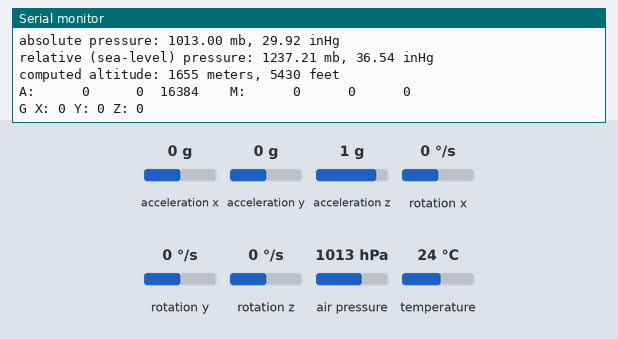
Bench run of a sketch on a simulated Arduino Uno, built with avr-gcc and run on an emulated ATmega328P. Shown: the last lines printed to the serial monitor. Inputs (shaded band) come from the test bench; at power-on: acceleration x 0 g, acceleration y 0 g, acceleration z 1 g, rotation x 0 °/s, rotation y 0 °/s, rotation z 0 °/s, air pressure 1013 hPa, temperature 24 °C.

Above: at 1.2 s.
1.3 s: acceleration x set to -1.4 g
At 2.3 s:
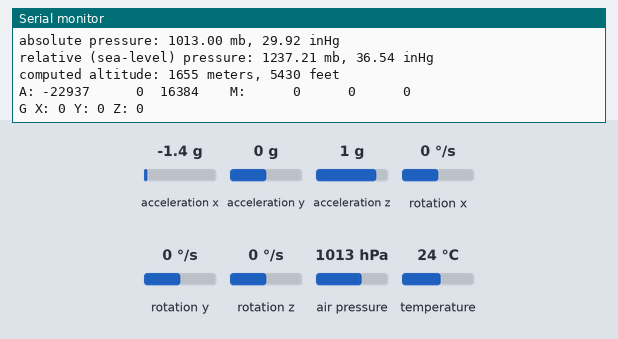
4.2 s: acceleration y set to -1.4 g
At 6.0 s:
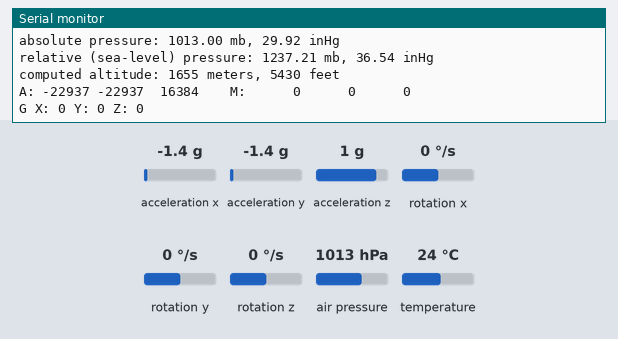
7.9 s: acceleration z set to -1.4 g
At 9.8 s:
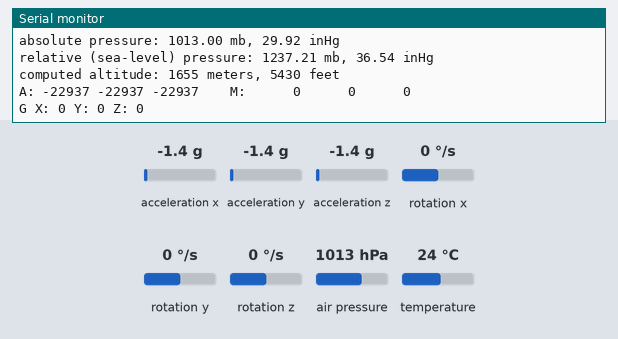
11.6 s: rotation x set to -192 °/s
At 13.3 s:
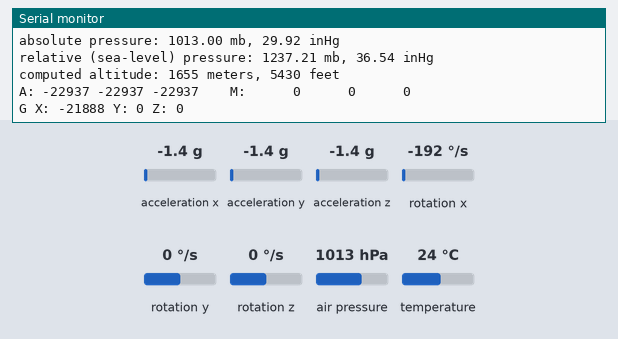
16.1 s: acceleration x set to 0 g
At 17.2 s:
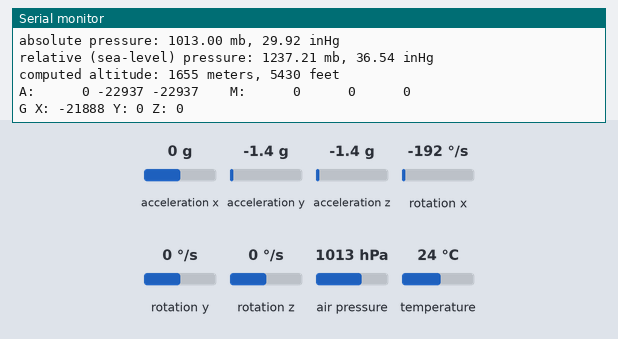
19.1 s: rotation y set to 100 °/s
At 21.0 s:
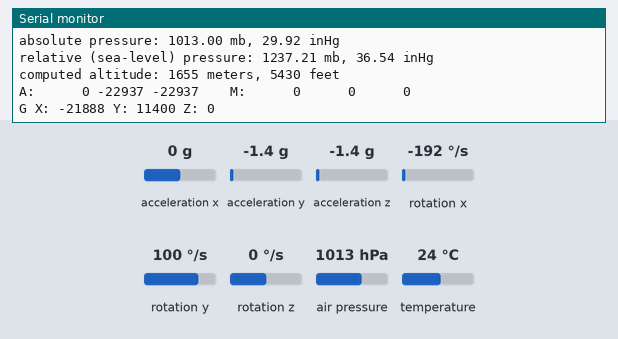

The sketch:

mix.ino
```cpp
#include <SFE_BMP180.h>
#include <Wire.h>

// You will need to create an SFE_BMP180 object, here called "pressure":

SFE_BMP180 pressure;

#define ALTITUDE 1655.0 // Altitude of SparkFun's HQ in Boulder, CO. in meters


//Accerometer
#include <LSM303.h>

LSM303 compass;

char report[80];

//Gyro
#include <L3G.h>

L3G gyro;


void setup() {
  Serial.begin(9600);
  Serial.println("REBOOT");

  // Initialize the sensor (it is important to get calibration values stored on the device).

  if (pressure.begin())
    Serial.println("BMP180 init success");
  else
  {
    // Oops, something went wrong, this is usually a connection problem,
    // see the comments at the top of this sketch for the proper connections.

    Serial.println("BMP180 init fail\n\n");
    while(1); // Pause forever.
  }
  //accero
  Wire.begin();
  compass.init();
  compass.enableDefault();

  //Gyro
    if (!gyro.init())
  {
    Serial.println("Failed to autodetect gyro type!");
    while (1);
  }

  gyro.enableDefault();
}

void loop() {
  //Barometer
  char status;
  double T,P,p0,a;

  // Loop here getting pressure readings every 10 seconds.

  // If you want sea-level-compensated pressure, as used in weather reports,
  // you will need to know the altitude at which your measurements are taken.
  // We're using a constant called ALTITUDE in this sketch:

  Serial.println();
  Serial.print("provided altitude: ");
  Serial.print(ALTITUDE,0);
  Serial.print(" meters, ");
  Serial.print(ALTITUDE*3.28084,0);
  Serial.println(" feet");

  // If you want to measure altitude, and not pressure, you will instead need
  // to provide a known baseline pressure. This is shown at the end of the sketch.

  // You must first get a temperature measurement to perform a pressure reading.

  // Start a temperature measurement:
  // If request is successful, the number of ms to wait is returned.
  // If request is unsuccessful, 0 is returned.

  status = pressure.startTemperature();
  if (status != 0)
  {
    // Wait for the measurement to complete:
    delay(status);

    // Retrieve the completed temperature measurement:
    // Note that the measurement is stored in the variable T.
    // Function returns 1 if successful, 0 if failure.

    status = pressure.getTemperature(T);
    if (status != 0)
    {
      // Print out the measurement:
      Serial.print("temperature: ");
      Serial.print(T,2);
      Serial.print(" deg C, ");
      Serial.print((9.0/5.0)*T+32.0,2);
      Serial.println(" deg F");

      // Start a pressure measurement:
      // The parameter is the oversampling setting, from 0 to 3 (highest res, longest wait).
      // If request is successful, the number of ms to wait is returned.
      // If request is unsuccessful, 0 is returned.

      status = pressure.startPressure(3);
      if (status != 0)
      {
        // Wait for the measurement to complete:
        delay(status);

        // Retrieve the completed pressure measurement:
        // Note that the measurement is stored in the variable P.
        // Note also that the function requires the previous temperature measurement (T).
        // (If temperature is stable, you can do one temperature measurement for a number of pressure measurements.)
        // Function returns 1 if successful, 0 if failure.

        status = pressure.getPressure(P,T);
        if (status != 0)
        {
          // Print out the measurement:
          Serial.print("absolute pressure: ");
          Serial.print(P,2);
          Serial.print(" mb, ");
          Serial.print(P*0.0295333727,2);
          Serial.println(" inHg");

          // The pressure sensor returns abolute pressure, which varies with altitude.
          // To remove the effects of altitude, use the sealevel function and your current altitude.
          // This number is commonly used in weather reports.
          // Parameters: P = absolute pressure in mb, ALTITUDE = current altitude in m.
          // Result: p0 = sea-level compensated pressure in mb

          p0 = pressure.sealevel(P,ALTITUDE); // we're at 1655 meters (Boulder, CO)
          Serial.print("relative (sea-level) pressure: ");
          Serial.print(p0,2);
          Serial.print(" mb, ");
          Serial.print(p0*0.0295333727,2);
          Serial.println(" inHg");

          // On the other hand, if you want to determine your altitude from the pressure reading,
          // use the altitude function along with a baseline pressure (sea-level or other).
          // Parameters: P = absolute pressure in mb, p0 = baseline pressure in mb.
          // Result: a = altitude in m.

          a = pressure.altitude(P,p0);
          Serial.print("computed altitude: ");
          Serial.print(a,0);
          Serial.print(" meters, ");
          Serial.print(a*3.28084,0);
          Serial.println(" feet");
        }
        else Serial.println("error retrieving pressure measurement\n");
      }
      else Serial.println("error starting pressure measurement\n");
    }
    else Serial.println("error retrieving temperature measurement\n");
  }
  else Serial.println("error starting temperature measurement\n");


  //accero
   compass.read();

  snprintf(report, sizeof(report), "A: %6d %6d %6d    M: %6d %6d %6d",
    compass.a.x, compass.a.y, compass.a.z,
    compass.m.x, compass.m.y, compass.m.z);
  Serial.println(report);

  //Gyro
  gyro.read();

  Serial.print("G ");
  Serial.print("X: ");
  Serial.print((int)gyro.g.x);
  Serial.print(" Y: ");
  Serial.print((int)gyro.g.y);
  Serial.print(" Z: ");
  Serial.println((int)gyro.g.z);

  delay(1000);  // Pause for 5 seconds.
}
```

Measured:
- after the input at 1.3 s, the serial monitor: prints a new line after 0.20 s (image 1)
- after the input at 4.2 s, the serial monitor: prints a new line after 1.0 s (image 2)
- after the input at 7.9 s, the serial monitor: prints a new line after 1.0 s (image 3)
- after the input at 11.6 s, the serial monitor: prints a new line after 1.1 s (image 4)
- after the input at 16.1 s, the serial monitor: prints a new line after 0.29 s (image 5)
- after the input at 19.1 s, the serial monitor: prints a new line after 1.1 s (image 6)
